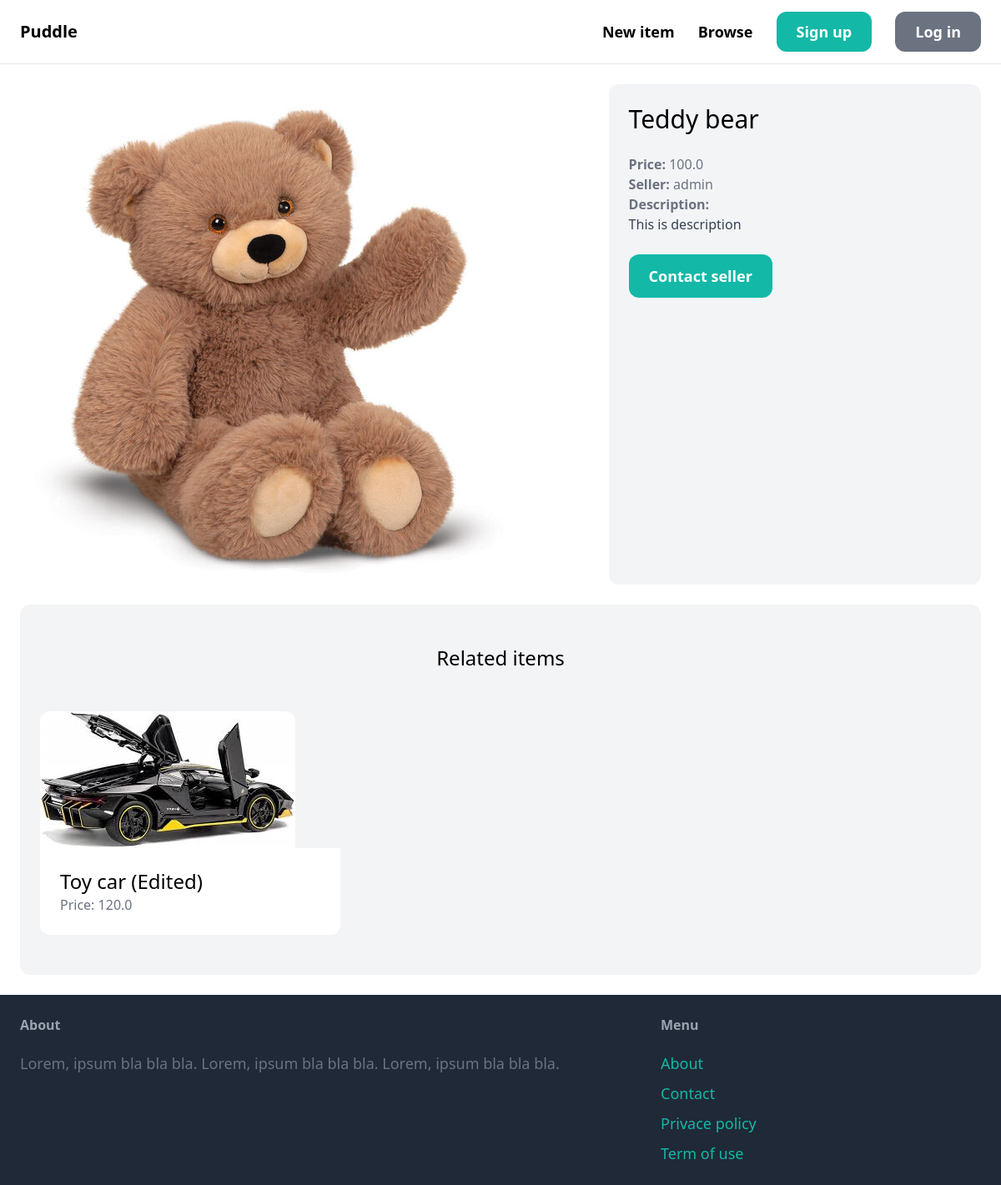
Page /items/1/ on the committed database.
### item/models.py (models this page shows, shortened)
class Item(models.Model):
    category = models.ForeignKey(Category, related_name='items', on_delete=models.CASCADE)
    name = models.CharField(max_length=255)
    description = models.TextField(blank=True, null=True)
    price = models.FloatField()
    image = models.ImageField(upload_to='item_images', blank=True, null=True)
    is_sold = models.BooleanField(default=False)
    created_at = models.DateTimeField(auto_now_add=True)
    created_by =  models.ForeignKey(User, related_name='items', on_delete=models.CASCADE)

### item/views.py (the view)
# urls.py: path('<int:pk>/', views.detail, name='detail'),
def detail(request, pk):
    item = get_object_or_404(Item, pk=pk)
    related_items = Item.objects.filter(category=item.category, is_sold=False).exclude(pk=pk)[0:3]
    return render(request, 'item/detail.html', {
        'item': item,
        'related_items': related_items
    })

### item/templates/item/detail.html (shortened to what this page needs)
{% extends 'core/base.html' %}
{% block content%}
<div class="grid grid-cols-5 gap-6">
    <div class="col-span-3">
        <img src="{{ item.image.url}}" class="rounded-xl">
    </div>
    <div class="col-span-2 p-6 bg-gray-100 rounded-xl">
        <h1 class="mb-6 text-3xl">{{ item.name }}</h1>
        <p class="text-gray-500"><strong>Price: </strong>{{ item.price }}</p>
        <p class="text-gray-500"><strong>Seller: </strong>{{ item.created_by.username }}</p>
        {% if item.description %}
            <p class="text-gray-700">
                <strong class="text-gray-500">Description:</strong><br>
                {{ item.description }}
            </p>
        {% endif %}
        {% if request.user == item.created_by %}
            <div class="mt-6 p-6 bg-white rounded-xl">
                <p>This is you item!</p>
                <a href="{% url 'item:edit' item.id %}" class="inline-block mt-6 px-6 py-3 text-lg font-semiblod bg-teal-500 text-white rounded-xl">Edit</a>
                <a href="{% url 'item:delete' item.id %}" class="inline-block mt-6 px-6 py-3 text-lg font-semiblod bg-red-500 text-white rounded-xl">Delete</a>
            </div>
        {% else %}
            <a href="{% url 'conversation:new' item.id %}" class="inline-block mt-6 px-6 py-3 text-lg font-semibold bg-teal-500 text-white rounded-xl hover:bg-teal-700">Contact seller</a>
        {% endif %}
    </div>
</div>
<div class="mt-6 px-6 py-12 bg-gray-100 rounded-xl">
    <h2 class="mb-12 text-2xl text-center">Related items</h2>
    <div class="grid grid-cols-3 gap-3">
        {% for item in related_items %}
            <div>
                <a href="{% url 'item:detail' item.id %}">
                    <div>
                        <img src="{{ item.image.url }}" class="rounded-t-xl">
                    </div>
                    <div class="p-6 bg-white rounded-b-xl">
                        <h2 class="text-2xl">{{ item.name }}</h2>
                        <p class="text-gray-500">Price: {{ item.price }}</p>
                    </div>
                </a>
            </div>
        {% endfor %}
    </div>
</div>
{% endblock %}

### rows in the picture
Item: image (picture), name "Teddy bear", price "100.0", created_by.username "admin", description "This is description"
Item: image (picture), name "Toy car (Edited)", price "120.0"
